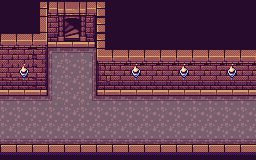

A level layout from a 2D game, rendered from its tile map. Below: a short description, then the map file with its tile-grid data intact:
An orthogonal 16x10 tile map with 16x16 px tiles, 4 tile layers (floor, walls, l3, Warstwa Kafelków 4), 2 tilesets.

<map version="1.10" tiledversion="1.10.1" orientation="orthogonal" renderorder="right-down" width="16" height="10" tilewidth="16" tileheight="16" infinite="0" nextlayerid="5" nextobjectid="1">
 <tileset firstgid="1" source="ts_dungeon.tsx" />
 <tileset firstgid="1665" source="spr_torch.tsx" />
 <layer id="2" name="floor" width="16" height="10">
  <data encoding="csv">
79,79,79,79,79,79,79,79,79,79,79,79,79,79,79,79,
79,79,79,79,79,79,79,79,79,79,79,79,79,79,79,79,
79,79,79,79,79,79,79,79,79,79,79,79,79,79,79,79,
79,79,79,16,17,18,79,79,79,79,79,79,79,79,79,79,
79,79,79,48,49,50,79,79,79,79,79,79,79,79,79,79,
79,79,79,48,49,50,79,79,79,79,79,79,79,79,79,79,
17,17,17,47,49,46,17,17,17,17,17,17,17,17,17,17,
49,49,49,49,49,49,49,49,49,49,49,49,49,49,49,49,
81,81,81,81,81,81,81,81,81,81,81,81,81,81,81,81,
79,79,79,79,79,79,79,79,79,79,79,79,79,79,79,79
</data>
 </layer>
 <layer id="1" name="walls" width="16" height="10">
  <data encoding="csv">
34,34,4,66,66,66,5,34,34,34,34,34,34,34,34,34,
34,34,35,98,98,99,5,34,34,34,34,34,34,34,34,34,
66,66,67,130,130,131,5,34,34,34,34,34,34,34,34,34,
98,98,99,0,0,0,65,66,66,66,66,66,66,66,66,66,
162,162,163,0,0,0,97,98,98,98,98,98,98,98,98,98,
130,130,131,0,0,0,129,130,130,130,130,130,130,130,130,130,
0,0,0,0,0,0,0,0,0,0,0,0,0,0,0,0,
0,0,0,0,0,0,0,0,0,0,0,0,0,0,0,0,
0,0,0,0,0,0,0,0,0,0,0,0,0,0,0,0,
2,2,2,2,2,2,2,2,2,2,2,2,2,2,2,2
</data>
 </layer>
 <layer id="3" name="l3" width="16" height="10">
  <data encoding="csv">
0,0,0,1288,1289,1290,0,0,0,0,0,0,0,0,0,0,
0,0,0,1320,1321,1322,0,0,0,0,0,0,0,0,0,0,
0,0,0,1352,1353,1354,0,0,0,0,0,0,0,0,0,0,
0,0,0,0,0,0,0,0,0,0,0,0,0,0,0,0,
0,0,0,0,0,0,0,0,0,0,0,0,0,0,0,0,
0,0,0,0,0,0,0,0,0,0,0,0,0,0,0,0,
0,0,0,0,0,0,0,0,0,0,0,0,0,0,0,0,
0,0,0,0,0,0,0,0,0,0,0,0,0,0,0,0,
0,0,0,0,0,0,0,0,0,0,0,0,0,0,0,0,
0,0,0,0,0,0,0,0,0,0,0,0,0,0,0,0
</data>
 </layer>
 <layer id="4" name="Warstwa Kafelków 4" width="16" height="10">
  <data encoding="csv">
0,0,0,0,0,0,0,0,0,0,0,0,0,0,0,0,
0,0,0,0,1391,0,0,0,0,0,0,0,0,0,0,0,
0,0,0,0,1423,0,0,0,0,0,0,0,0,0,0,0,
0,0,0,0,0,0,0,0,0,0,0,0,0,0,0,0,
0,1665,0,0,0,0,0,0,1665,0,0,1665,0,0,1665,0,
0,0,0,0,0,0,0,0,0,0,0,0,0,0,0,0,
0,0,0,0,0,0,0,0,0,0,0,0,0,0,0,0,
0,0,0,0,0,0,0,0,0,0,0,0,0,0,0,0,
0,0,0,0,0,0,0,0,0,0,0,0,0,0,0,0,
0,0,0,0,0,0,0,0,0,0,0,0,0,0,0,0
</data>
 </layer>
</map>
